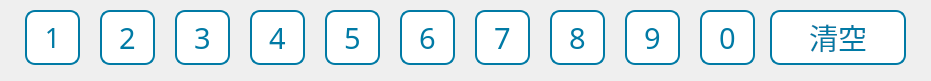
  <widget class="QWidget" name="widget" native="true">
   <property name="geometry">
    <rect>
     <x>40</x>
     <y>260</y>
     <width>931</width>
     <height>81</height>
    </rect>
   </property>
   <property name="styleSheet">
    <string notr="true">QToolButton{
font: 22pt &quot;文泉驿等宽微米黑&quot;;
color:rgb(0, 122, 165);
border:2px solid rgb(0, 122, 165);
border-radius:10px;
background-color: rgb(255, 255, 255);
}</string>
   </property>
   <widget class="QToolButton" name="tBtn_del">
    <property name="geometry">
     <rect>
      <x>770</x>
      <y>10</y>
      <width>136</width>
      <height>55</height>
     </rect>
    </property>
    <property name="sizePolicy">
     <sizepolicy hsizetype="Fixed" vsizetype="Fixed">
      <horstretch>0</horstretch>
      <verstretch>0</verstretch>
     </sizepolicy>
    </property>
    <property name="minimumSize">
     <size>
      <width>0</width>
      <height>0</height>
     </size>
    </property>
    <property name="font">
     <font>
      <family>文泉驿等宽微米黑</family>
      <pointsize>22</pointsize>
      <weight>50</weight>
      <italic>false</italic>
      <bold>false</bold>
     </font>
    </property>
    <property name="focusPolicy">
     <enum>Qt::NoFocus</enum>
    </property>
    <property name="text">
     <string>清空</string>
    </property>
    <property name="autoRepeat">
     <bool>true</bool>
    </property>
   </widget>
   <widget class="QToolButton" name="tBtn_3">
    <property name="geometry">
     <rect>
      <x>175</x>
      <y>10</y>
      <width>55</width>
      <height>55</height>
     </rect>
    </property>
    <property name="sizePolicy">
     <sizepolicy hsizetype="Fixed" vsizetype="Fixed">
      <horstretch>0</horstretch>
      <verstretch>0</verstretch>
     </sizepolicy>
    </property>
    <property name="font">
     <font>
      <family>文泉驿等宽微米黑</family>
      <pointsize>22</pointsize>
      <weight>50</weight>
      <italic>false</italic>
      <bold>false</bold>
     </font>
    </property>
    <property name="focusPolicy">
     <enum>Qt::NoFocus</enum>
    </property>
    <property name="text">
     <string>3</string>
    </property>
    <property name="autoRepeat">
     <bool>true</bool>
    </property>
   </widget>
   <widget class="QToolButton" name="tBtn_8">
    <property name="geometry">
     <rect>
      <x>550</x>
      <y>10</y>
      <width>55</width>
      <height>55</height>
     </rect>
    </property>
    <property name="sizePolicy">
     <sizepolicy hsizetype="Fixed" vsizetype="Fixed">
      <horstretch>0</horstretch>
      <verstretch>0</verstretch>
     </sizepolicy>
    </property>
    <property name="font">
     <font>
      <family>文泉驿等宽微米黑</family>
      <pointsize>22</pointsize>
      <weight>50</weight>
      <italic>false</italic>
      <bold>false</bold>
     </font>
    </property>
    <property name="focusPolicy">
     <enum>Qt::NoFocus</enum>
    </property>
    <property name="text">
     <string>8</string>
    </property>
    <property name="autoRepeat">
     <bool>true</bool>
    </property>
   </widget>
   <widget class="QToolButton" name="tBtn_0">
    <property name="geometry">
     <rect>
      <x>700</x>
      <y>10</y>
      <width>55</width>
      <height>55</height>
     </rect>
    </property>
    <property name="sizePolicy">
     <sizepolicy hsizetype="Fixed" vsizetype="Fixed">
      <horstretch>0</horstretch>
      <verstretch>0</verstretch>
     </sizepolicy>
    </property>
    <property name="font">
     <font>
      <family>文泉驿等宽微米黑</family>
      <pointsize>22</pointsize>
      <weight>50</weight>
      <italic>false</italic>
      <bold>false</bold>
     </font>
    </property>
    <property name="focusPolicy">
     <enum>Qt::NoFocus</enum>
    </property>
    <property name="text">
     <string>0</string>
    </property>
    <property name="autoRepeat">
     <bool>true</bool>
    </property>
   </widget>
   <widget class="QToolButton" name="tBtn_6">
    <property name="geometry">
     <rect>
      <x>400</x>
      <y>10</y>
      <width>55</width>
      <height>55</height>
     </rect>
    </property>
    <property name="sizePolicy">
     <sizepolicy hsizetype="Fixed" vsizetype="Fixed">
      <horstretch>0</horstretch>
      <verstretch>0</verstretch>
     </sizepolicy>
    </property>
    <property name="font">
     <font>
      <family>文泉驿等宽微米黑</family>
      <pointsize>22</pointsize>
      <weight>50</weight>
      <italic>false</italic>
      <bold>false</bold>
     </font>
    </property>
    <property name="focusPolicy">
     <enum>Qt::NoFocus</enum>
    </property>
    <property name="text">
     <string>6</string>
    </property>
    <property name="autoRepeat">
     <bool>true</bool>
    </property>
   </widget>
   <widget class="QToolButton" name="tBtn_5">
    <property name="geometry">
     <rect>
      <x>325</x>
      <y>10</y>
      <width>55</width>
      <height>55</height>
     </rect>
    </property>
    <property name="sizePolicy">
     <sizepolicy hsizetype="Fixed" vsizetype="Fixed">
      <horstretch>0</horstretch>
      <verstretch>0</verstretch>
     </sizepolicy>
    </property>
    <property name="font">
     <font>
      <family>文泉驿等宽微米黑</family>
      <pointsize>22</pointsize>
      <weight>50</weight>
      <italic>false</italic>
      <bold>false</bold>
     </font>
    </property>
    <property name="focusPolicy">
     <enum>Qt::NoFocus</enum>
    </property>
    <property name="text">
     <string>5</string>
    </property>
    <property name="autoRepeat">
     <bool>true</bool>
    </property>
   </widget>
   <widget class="QToolButton" name="tBtn_2">
    <property name="geometry">
     <rect>
      <x>100</x>
      <y>10</y>
      <width>55</width>
      <height>55</height>
     </rect>
    </property>
    <property name="sizePolicy">
     <sizepolicy hsizetype="Fixed" vsizetype="Fixed">
      <horstretch>0</horstretch>
      <verstretch>0</verstretch>
     </sizepolicy>
    </property>
    <property name="font">
     <font>
      <family>文泉驿等宽微米黑</family>
      <pointsize>22</pointsize>
      <weight>50</weight>
      <italic>false</italic>
      <bold>false</bold>
     </font>
    </property>
    <property name="focusPolicy">
     <enum>Qt::NoFocus</enum>
    </property>
    <property name="text">
     <string>2</string>
    </property>
    <property name="autoRepeat">
     <bool>true</bool>
    </property>
   </widget>
   <widget class="QToolButton" name="tBtn_7">
    <property name="geometry">
     <rect>
      <x>475</x>
      <y>10</y>
      <width>55</width>
      <height>55</height>
     </rect>
    </property>
    <property name="sizePolicy">
     <sizepolicy hsizetype="Fixed" vsizetype="Fixed">
      <horstretch>0</horstretch>
      <verstretch>0</verstretch>
     </sizepolicy>
    </property>
    <property name="font">
     <font>
      <family>文泉驿等宽微米黑</family>
      <pointsize>22</pointsize>
      <weight>50</weight>
      <italic>false</italic>
      <bold>false</bold>
     </font>
    </property>
    <property name="focusPolicy">
     <enum>Qt::NoFocus</enum>
    </property>
    <property name="text">
     <string>7</string>
    </property>
    <property name="autoRepeat">
     <bool>true</bool>
    </property>
   </widget>
   <widget class="QToolButton" name="tBtn_4">
    <property name="geometry">
     <rect>
      <x>250</x>
      <y>10</y>
      <width>55</width>
      <height>55</height>
     </rect>
    </property>
    <property name="sizePolicy">
     <sizepolicy hsizetype="Fixed" vsizetype="Fixed">
      <horstretch>0</horstretch>
      <verstretch>0</verstretch>
     </sizepolicy>
    </property>
    <property name="font">
     <font>
      <family>文泉驿等宽微米黑</family>
      <pointsize>22</pointsize>
      <weight>50</weight>
      <italic>false</italic>
      <bold>false</bold>
     </font>
    </property>
    <property name="focusPolicy">
     <enum>Qt::NoFocus</enum>
    </property>
    <property name="text">
     <string>4</string>
    </property>
    <property name="autoRepeat">
     <bool>true</bool>
    </property>
   </widget>
   <widget class="QToolButton" name="tBtn_9">
    <property name="geometry">
     <rect>
      <x>625</x>
      <y>10</y>
      <width>55</width>
      <height>55</height>
     </rect>
    </property>
    <property name="sizePolicy">
     <sizepolicy hsizetype="Fixed" vsizetype="Fixed">
      <horstretch>0</horstretch>
      <verstretch>0</verstretch>
     </sizepolicy>
    </property>
    <property name="font">
     <font>
      <family>文泉驿等宽微米黑</family>
      <pointsize>22</pointsize>
      <weight>50</weight>
      <italic>false</italic>
      <bold>false</bold>
     </font>
    </property>
    <property name="focusPolicy">
     <enum>Qt::NoFocus</enum>
    </property>
    <property name="text">
     <string>9</string>
    </property>
    <property name="autoRepeat">
     <bool>true</bool>
    </property>
   </widget>
   <widget class="QToolButton" name="tBtn_1">
    <property name="geometry">
     <rect>
      <x>25</x>
      <y>10</y>
      <width>55</width>
      <height>55</height>
     </rect>
    </property>
    <property name="sizePolicy">
     <sizepolicy hsizetype="Fixed" vsizetype="Fixed">
      <horstretch>0</horstretch>
      <verstretch>0</verstretch>
     </sizepolicy>
    </property>
    <property name="font">
     <font>
      <family>文泉驿等宽微米黑</family>
      <pointsize>20</pointsize>
      <weight>50</weight>
      <italic>false</italic>
      <bold>false</bold>
     </font>
    </property>
    <property name="focusPolicy">
     <enum>Qt::NoFocus</enum>
    </property>
    <property name="styleSheet">
     <string notr="true">QToolButton{
font: 20pt &quot;文泉驿等宽微米黑&quot;;
color: rgb(0, 122, 165);
border:2px solid rgb(0, 122, 165);
border-radius:10px;
background-color: rgb(255, 255, 255);
}</string>
    </property>
    <property name="text">
     <string>1</string>
    </property>
    <property name="autoRepeat">
     <bool>true</bool>
    </property>
   </widget>
  </widget>
